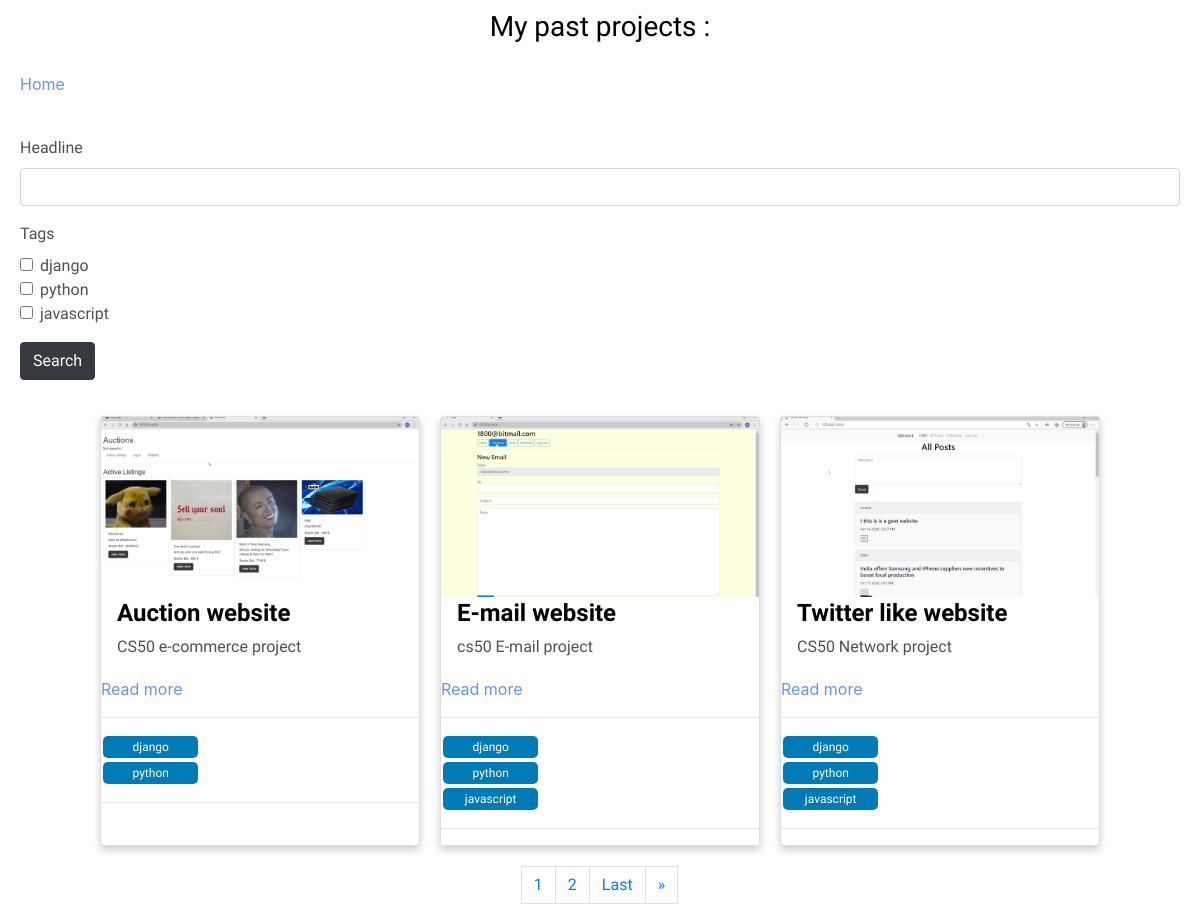
/posts/, run on the app's committed database.
### base/models.py (models this page shows, shortened)
class Post(models.Model):
    thumbnail = models.ImageField(
        blank=True, null=True, upload_to="images", default="/images/defult.jpg")
    headline = models.CharField(max_length=300, null=True)
    subtitle = models.CharField(max_length=300, blank=True, null=True)
    body = models.TextField(blank=True, null=True)
    active = models.BooleanField(default=True)
    featured = models.BooleanField(default=True)
    tags = models.ManyToManyField(Tag, null=True)

class Tag(models.Model):
    tag = models.CharField(max_length=300)
    def __str__(self):
        return self.tag

### base/views.py (the view)
# urls.py: path("posts/", views.all_posts, name='all_post'),
def all_posts(request):
    content = Post.objects.filter(active=True)
    myFilter = PostFilter(request.GET, queryset=content)
    content = myFilter.qs
    page = request.GET.get('page')
    paginator = Paginator(content, 3)
    try:
        content = paginator.page(page)
    except PageNotAnInteger:
        content = paginator.page(1)
    except EmptyPage:
        content = paginator.page(paginator.num_pages)
    return render(request, 'allposts.html', {
        "posts": content,
        "filter": myFilter,
    })

### base/templates/allposts.html (shortened to what this page needs)
{% extends 'layout.html' %}
{% load static %}
{% load crispy_forms_tags %}
{% block body %}
<h3 style="text-align: center; padding-top: 10px;">My past projects :</h3>
<div style="padding: 20px;">
    <a href="{% url 'home' %}">Home</a>
</div>
<div class="filter">
    <form id="searchForm " method="GET">
        {{filter.form|crispy}}
        <input type="submit" class="btn btn-dark" value="Search">
    </form>
</div>
<div class="card-wrapper">
    {% for post in posts %}
    <div class="card">
        <a href="{% url 'post' post.id %}">
            <img src="/static/images/{{ post.thumbnail }}" alt="Avatar"
                style="width:100%; height: 180px; display: block; object-fit: cover;">
            <div class="container">
                <h4><b>{{ post.headline }}</b></h4>
                <p>{{ post.subtitle }}</p>
            </div>
            <a href="{% url 'post' post.id %}">Read more</a>
            <hr>
            {% for tag in post.tags.all %}
            <span class="tag">{{ tag }}</span>
            {% endfor %}
            <hr>
        </a>
    </div>
    {% empty %}
    <h3>Nothing here :(</h3>
    {% endfor %}
</div>
<div class="page">
    {% if posts.has_other_pages %}
    <ul class="pagination">
        {% for i in posts.paginator.page_range %}
        {% if posts.number == i %}
        <li class="page_num"><a href="" class="page-link">{{i}}</a></li>
        {% else %}
        <li class="page_num"><a data-page="{{i}}" href="?page={{i}}" class="page-link">{{i}}</a></li>
        {% endif %}
        {% endfor %}
        {% if posts.has_next %}
        <li class="page_num"><a data-page="{{posts.paginator.num_pages}}" href="?page={{posts.paginator.num_pages}}"
                class="page-link">Last</a></li>
        <li class="page_num"><a data-page="{{posts.next_page_number}}" href="?page={{posts.next_page_number}}"
                class="page-link">&raquo;</a></li>
        {% endif %}
    </ul>
    {% endif %}
</div>
{% endblock %}

### staticfiles/css/index.css (style rules this page uses)
:root { --Text: black; --secondaryText: #4b5156; --maincolor: #4a5b61; --secondarycolor: #fff; --bordercolor: #c1c1c1; }
html, body { padding: 0; margin: 0; }
a { text-decoration: none; color: cornflowerblue; }
h1, h2, h3, h4, h5, h6, strong { color: var(--Text); font-family: "Grandstander", cursive; }
p, li, span, label, input, textarea { color: var(--secondaryText); font-family: "Trispace", sans-serif; }
.card-wrapper { display: grid; grid-template-columns: repeat(auto-fit, 320px); gap: 20px; justify-content: center; margin-bottom: 20px; }
.card { box-shadow: 0 4px 8px 0 rgba(0, 0, 0, 0.2); transition: 0.3s; }
.container { padding: 2px 16px; background-color: white; }
.tag { display: inline-block; text-align: center; color: white; width: 30%; background-color: #007bb5; border-radius: 5px; margin: 2px; padding: 2px 5px; font-size: 12px; }
.page { display: flex; justify-content: center; }
.filter { padding: 20px; }

### data on the page
Post: thumbnail (picture), headline "Auction website", subtitle "CS50 e-commerce project"
Tag: tag "django"
Tag: tag "python"
Post: thumbnail (picture), headline "E-mail website", subtitle "cs50 E-mail project"
Tag: tag "javascript"
Post: thumbnail (picture), headline "Twitter like website", subtitle "CS50 Network project"

### other printed values
{{ i }} "1"
{{ i }} "2"
